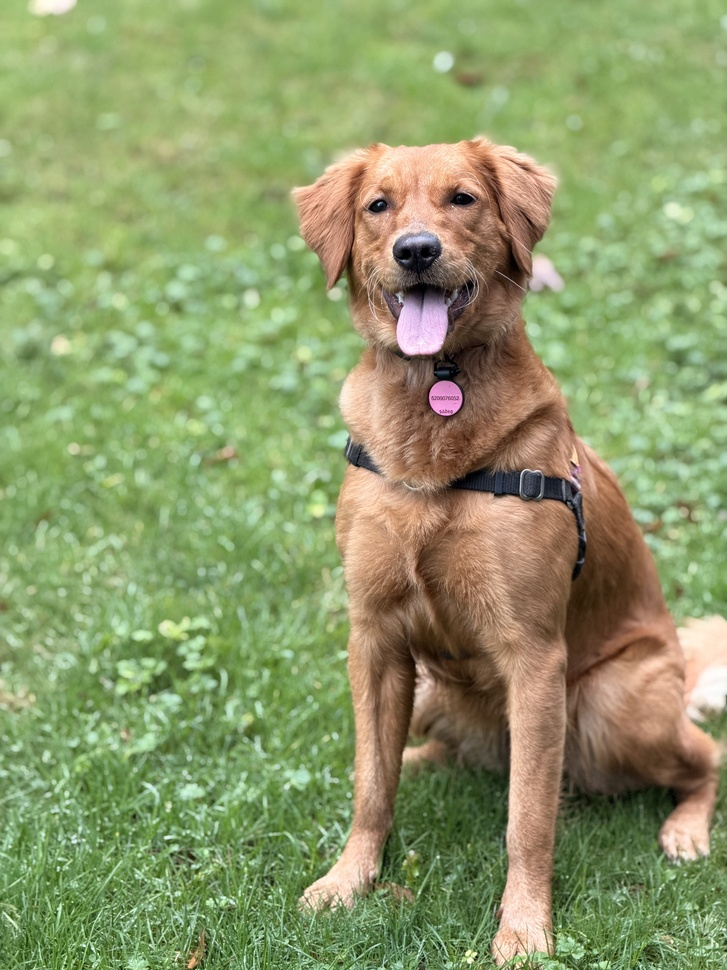
#> input picture .agents/skills/last30days/assets/dog-original.jpeg, 727 x 970 px, shrunk from 4284 x 5712 before the run
$ python -i color_separator_old.py   (imports and definitions only)
#> lines starting #> are read from the running program, lines starting #| are printed output that depends on the picture; after the words box and inside, x2 and y2 are one past the last pixel; in counts of white or black regions, pixels touching at a corner belong together
#> further down, picture is the input picture: shape (970, 727, 3); mean B, G, R 105.4, 153.7, 141.6
### python/core/pantone_library.py
import json
import os
from typing import Dict, Tuple, List
import numpy as np


class PantoneColor:
    """Represents a single Pantone color with its RGB values and metadata"""

    def __init__(self, name: str, rgb: Tuple[int, int, int], hex_code: str = None):
        self.name = name
        self.rgb = rgb
        self.hex_code = hex_code or f"#{rgb[0]:02x}{rgb[1]:02x}{rgb[2]:02x}"

    # [6 lines left out: function to_dict, not called in this run]

    def distance_to(self, other_rgb: Tuple[int, int, int]) -> float:
        """Calculate Euclidean distance in RGB space"""
        return np.sqrt(sum((a - b) ** 2 for a, b in zip(self.rgb, other_rgb)))


class PantoneLibrary:
    """Pantone color library for spot color matching"""

    def __init__(self):
        self.colors: Dict[str, PantoneColor] = {}
        self._load_pantone_colors()

    def _load_pantone_colors(self):
        """Load common Pantone colors used in screen printing"""
        # Core Pantone colors for textile/screen printing
        pantone_data = {
            # Process Colors (CMYK equivalents)
            'PMS 185 C': (0, 51, 160),      # Reflex Blue
            'PMS 186 C': (0, 94, 184),      # Process Blue
            'PMS 281 C': (0, 136, 206),     # Classic Blue
            'PMS 292 C': (0, 169, 224),     # Sky Blue
            'PMS 551 C': (0, 91, 150),      # Navy Blue
            'PMS 7454 C': (143, 211, 255),  # Light Blue

            # Reds and Warm Colors
            'PMS 185 C': (237, 28, 36),     # Red 032
            'PMS 186 C': (211, 33, 45),     # Fire Engine Red
            'PMS 200 C': (228, 0, 43),      # Bright Red
            'PMS 201 C': (255, 69, 0),      # Orange
            'PMS 165 C': (255, 102, 0),     # Bright Orange
            'PMS 021 C': (255, 153, 0),     # Golden Yellow

            # Yellows and Greens
            'PMS 123 C': (255, 209, 0),     # Process Yellow
            'PMS 398 C': (181, 211, 52),    # Lime Green
            'PMS 348 C': (0, 166, 81),      # Kelly Green
            'PMS 349 C': (0, 128, 55),      # Dark Green
            'PMS 555 C': (0, 106, 68),      # Forest Green

            # Purples and Pinks
            'PMS 259 C': (140, 30, 110),    # Purple
            'PMS 260 C': (102, 45, 145),    # Violet
            'PMS 261 C': (67, 60, 139),     # Dark Purple
            'PMS 242 C': (226, 0, 122),     # Hot Pink
            'PMS 238 C': (255, 102, 153),   # Pink

            # Neutrals and Special Colors
            'PMS Black C': (0, 0, 0),       # Black
            'PMS White': (255, 255, 255),   # White
            'PMS 877 C': (128, 128, 128),   # Gray
            'PMS 430 C': (112, 72, 42),     # Brown
            'PMS 465 C': (166, 125, 80),    # Tan
            'PMS 7494 C': (184, 178, 153),  # Warm Gray

            # Metallic Colors (simulated)
            'PMS 871 C': (143, 141, 141),   # Silver
            'PMS 876 C': (165, 165, 165),   # Light Silver
            'PMS 872 C': (96, 96, 96),      # Dark Silver
            'PMS 874 C': (197, 179, 88),    # Gold
            'PMS 875 C': (158, 145, 47),    # Dark Gold
        }

        for name, rgb in pantone_data.items():
            self.colors[name] = PantoneColor(name, rgb)

    # [24 lines left out: function find_nearest_pantone, not called in this run]

    def find_nearest_pantone(self, rgb: Tuple[int, int, int]) -> PantoneColor:
        """Find the nearest Pantone color to the given RGB value"""
        nearest_color = None
        min_distance = float('inf')

        for color in self.colors.values():
            distance = color.distance_to(rgb)
            if distance < min_distance:
                min_distance = distance
                nearest_color = color

        return nearest_color

    # [7 lines left out: function find_nearest_colors, not called in this run]

    def get_color_by_name(self, name: str) -> PantoneColor:
        """Get a Pantone color by name"""
        return self.colors.get(name)

    def get_all_colors(self) -> Dict[str, PantoneColor]:
        """Get all Pantone colors"""
        return self.colors.copy()

    # [18 lines left out: functions save_to_json, load_from_json, not called in this run]

### python/core/color_separator_old.py
"""
color_separator.py — Color Separation using K-Means Clustering
Virtual Design Silk Screen Studio
Replaces the empty placeholder that was returning []
"""

import cv2
import numpy as np
from typing import Dict, List, Tuple
import logging

logger = logging.getLogger(__name__)


class ColorSeparator:
    """
    فصل ألوان الصورة إلى طبقات مستقلة باستخدام K-Means Clustering.
    يستخدم KMEANS_PP_CENTERS لنتائج أفضل من RANDOM_CENTERS.
    """

    # [92 lines left out: function auto_detect_color_count, not called in this run]

    def separate(
        self,
        image: np.ndarray,
        num_colors: int = 4,
        attempts: int = 10,
        max_iter: int = 100,
        epsilon: float = 0.2,
        white_threshold: int = 240,
        remove_white_bg: bool = True,
        use_lab: bool = True,
        auto_detect: bool = False,
    ) -> Dict:
        """
        فصل الصورة إلى num_colors طبقة (محسّن للـ LAB color space).

        Args:
            image: BGR numpy array
            num_colors: عدد الألوان المطلوب (1-10)
            attempts: عدد محاولات K-Means
            max_iter: أقصى عدد تكرارات للتقارب
            epsilon: دقة التقارب
            white_threshold: قيمة البيكسل اللي تعلاه يُعتبَر أبيض
            remove_white_bg: إزالة الخلفية البيضاء من الحسابات
            use_lab: استخدام LAB color space (أفضل للطباعة)

        Returns:
            Dict يحتوي على البيانات المطلوبة
        """
#> called with num_colors = 4, attempts = 10, max_iter = 100, epsilon = 0.2, white_threshold = 240, remove_white_bg = True, use_lab = True, auto_detect = False
        if auto_detect:
            num_colors = self.auto_detect_color_count(image, white_threshold=white_threshold)

        # Special case: single color — use adaptive threshold instead of K-means
        if num_colors == 1:
            logger.info(f"[ColorSeparator] Single color mode: using adaptive threshold (no K-means)")
            gray = cv2.cvtColor(image, cv2.COLOR_BGR2GRAY)
            # Use Otsu for automatic threshold
            _, binary = cv2.threshold(gray, 0, 255, cv2.THRESH_BINARY_INV + cv2.THRESH_OTSU)

            h, w = gray.shape
            label_map = np.zeros((h, w), dtype=np.int32)
            label_map[binary == 255] = 0  # foreground color index

            # Find dominant color from foreground pixels
            fg_pixels = image[binary == 255]
            if len(fg_pixels) > 0:
                dominant_color = tuple(int(c) for c in np.mean(fg_pixels, axis=0))
            else:
                dominant_color = (0, 0, 0)

            bg_mask = binary == 0

            return {
                'label_map': label_map,
                'colors': [dominant_color],
                'color_names': ['color_01'],
                'image': image,
                'num_colors': 1,
                'bg_mask': bg_mask,
            }

        logger.info(f"[ColorSeparator] Starting: {num_colors} colors, LAB={use_lab}, image={image.shape}")

        # تحويل BGR -> RGB
        img_rgb = cv2.cvtColor(image, cv2.COLOR_BGR2RGB)
        h, w = img_rgb.shape[:2]

        # تحويل إلى LAB للـ clustering الأفضل
        if use_lab:
            img_lab = cv2.cvtColor(image, cv2.COLOR_BGR2LAB)
#> img_lab: shape (970, 727, 3); mean of channels 0, 1, 2 156.3, 115.8, 152.3
            clustering_image = img_lab
        else:
            clustering_image = img_rgb

        # Pre-processing: light GaussianBlur to remove JPEG artifacts
        # This smooths compression noise without affecting real edges
        # Only used for clustering — original image is used for mask generation
        clustering_image = cv2.GaussianBlur(clustering_image, (3, 3), sigmaX=0.8, sigmaY=0.8)
#> clustering_image: shape (970, 727, 3); mean of channels 0, 1, 2 156.3, 115.8, 152.3

        # --- Senior Phase 17: Optional Global Quantization (SKIPPED TO SAVE MEMORY) ---
        # Removing this step because it caused 'bad allocation' (14MB) on some systems.
        # The final K-means separation is sufficient.

        # Smart background detection: Priority to provided white_threshold
        # with fallback to "Corner Modal Color" for black/colored backgrounds (Phase 19)
        gray_for_bg = cv2.cvtColor(image, cv2.COLOR_BGR2GRAY)
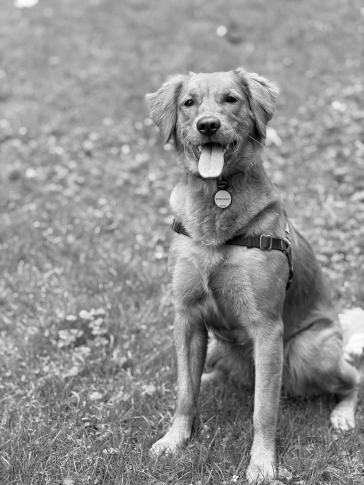
#> gray_for_bg: shape (970, 727) (shown at 1/2 size); min 0, max 254, mean 144.6
        h_img, w_img = gray_for_bg.shape
        corners = [
            gray_for_bg[0, 0], gray_for_bg[0, w_img-1],
            gray_for_bg[h_img-1, 0], gray_for_bg[h_img-1, w_img-1],
            gray_for_bg[h_img//2, 0], gray_for_bg[h_img//2, w_img-1],
            gray_for_bg[0, w_img//2], gray_for_bg[h_img-1, w_img//2]
        ]
#> corners = [172, 160, 138, 130, 128, 135, 172, 95]
        # Convert to list of ints to handle numpy scalars
        corners = [int(c) for c in corners]
        corner_mode = max(set(corners), key=corners.count)
#> corner_mode = 172

        # If the corners are dark (e.g. Black background), we should ignore dark as background
        # instead of white. High-quality Screen Printing separation.
        if corner_mode < 50:
             logger.info(f"[ColorSeparator] Dark background detected (Corner mode: {corner_mode}). Switching to dark-bg removal.")
             bg_mask_2d = gray_for_bg < (corner_mode + 30)
        else:
             # Default: White/Light background removal
             otsu_ret, _ = cv2.threshold(gray_for_bg, 0, 255, cv2.THRESH_BINARY + cv2.THRESH_OTSU)
#> otsu_ret = 128
             auto_bg_thresh = max(int(otsu_ret), 150) if white_threshold == 240 else white_threshold
#> auto_bg_thresh = 150
             logger.info(f"[ColorSeparator] Light background threshold: {auto_bg_thresh}")
             bg_mask_2d = gray_for_bg > auto_bg_thresh
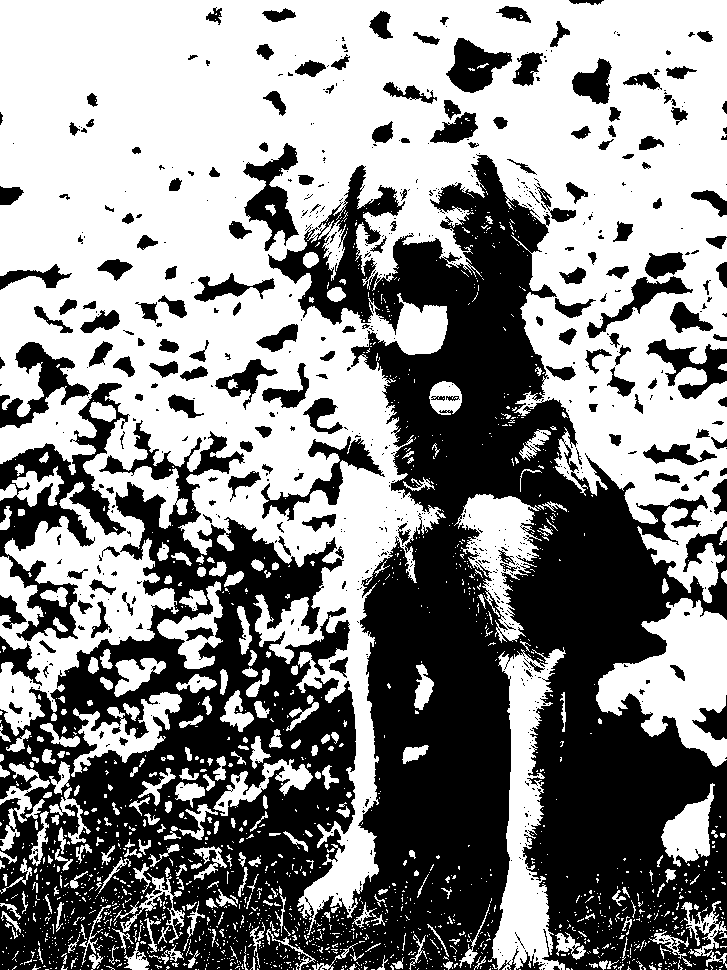
#> bg_mask_2d: shape (970, 727) bool; 54.1% white; 739 black regions (546 under 20 px), largest, box (x1, y1, x2, y2) and area: (0, 154, 727, 970) 267826, (0, 383, 130, 641) 9738, (0, 342, 90, 428) 2660

        foreground_pixels = clustering_image[~bg_mask_2d].reshape(-1, 3)

        # Fallback if too few pixels detected
        if len(foreground_pixels) < 1000:
            bg_mask_2d = gray_for_bg > 200
            foreground_pixels = clustering_image[~bg_mask_2d].reshape(-1, 3)
            logger.info("Fallback: reduced threshold to 200 for better color detection")

        bg_mask = bg_mask_2d

        if len(foreground_pixels) == 0:
            # صورة بيضاء تماماً - ننشئ لون أسود واحد
            logger.warning("No non-white pixels found, creating single black color")
            centers = np.array([[0, 0, 0]], dtype=np.uint8)
            label_map = np.zeros((h, w), dtype=np.int32)
            bg_mask = np.ones((h, w), dtype=bool)
        else:
            # تحسين K-means للصور متعددة الألوان
            max_iter = 200 if num_colors <= 4 else 300
            epsilon = 0.1 if num_colors <= 4 else 0.05
            criteria = (cv2.TERM_CRITERIA_EPS + cv2.TERM_CRITERIA_MAX_ITER, max_iter, epsilon)
            flags = cv2.KMEANS_PP_CENTERS

            attempts = 10 if num_colors <= 4 else 20

            compactness, labels, centers = cv2.kmeans(
                foreground_pixels.astype(np.float32),
                num_colors,
                None,
                criteria,
                10,
                flags
            )
#> compactness = 91049385.4; centers = [[136.1, 139.5, 147.1], [101.2, 121.9, 148.5], [54.82, 131.9, 140.3], [148.8, 105.8, 156.2]]

            centers = np.uint8(centers)
#> centers = [[136, 139, 147], [101, 121, 148], [54, 131, 140], [148, 105, 156]]

        # ════════════════════════════════════════════════════════════
        # CRITICAL FIX (Phase 16/18): Memory-Efficient Label Map Building
        # Using a loop over K instead of broadcasting (NxKx3) to save 200MB+ RAM.
        # ════════════════════════════════════════════════════════════
        centers_np = centers.astype(np.float32)  # shape: (K, 3)
#> centers_np has the same summary as centers
        all_pixels = clustering_image.reshape(-1, 3).astype(np.float32)

        # Calculate distances to each center one by one to avoid OOM
        min_dists = np.full(all_pixels.shape[0], float('inf'), dtype=np.float32)
        label_map_flat = np.zeros(all_pixels.shape[0], dtype=np.int32)

        for k in range(len(centers_np)):
            # Squared distance to center k
            dist_sq = np.sum((all_pixels - centers_np[k])**2, axis=1)
            f_mask = dist_sq < min_dists
            min_dists[f_mask] = dist_sq[f_mask]
            label_map_flat[f_mask] = k
#> this loop made 4 passes

        label_map = label_map_flat.reshape(h, w)
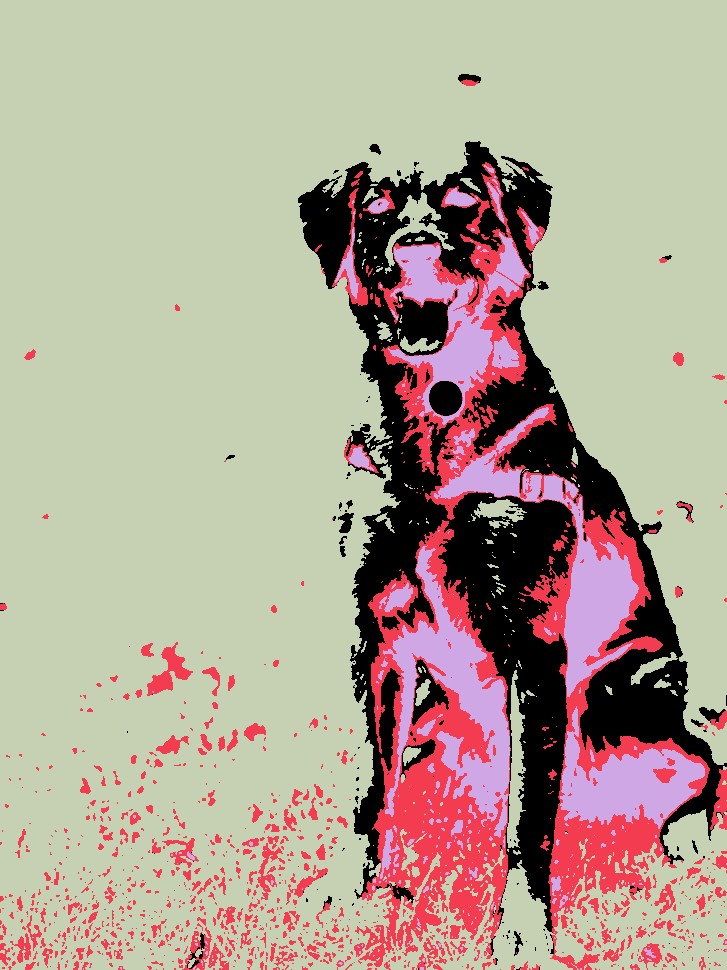
#> label_map: shape (970, 727) int32; 4 distinct labels, from 0 to 3; one colour per label, 0 black

        # --- Senior Phase 25: Handling 'Holes' in letters (Sub-label Refinement) ---
        # No change needed here, we just ensure centers are distinct.
        # ════════════════════════════════════════════════════════════

        # ترتيب من الأغمق للأفتح
        # Fix: Convert LAB->RGB first if using LAB color space
        if use_lab:
            centers_for_brightness = np.array([
                cv2.cvtColor(c.astype(np.uint8).reshape(1, 1, 3), cv2.COLOR_LAB2RGB)[0][0]
                for c in centers
            ])
#> centers_for_brightness = [[157, 120, 95], [94, 96, 60], [61, 49, 33], [115, 149, 89]]
        else:
            centers_for_brightness = centers

        brightness = [int(np.mean(cv2.cvtColor(c.astype(np.uint8).reshape(1, 1, 3), cv2.COLOR_RGB2GRAY))) for c in centers_for_brightness]
#> brightness = [128, 91, 51, 132]
        sorted_indices = np.argsort(brightness)
#> sorted_indices = [2, 1, 0, 3]
        centers = centers[sorted_indices]
#> centers = [[54, 131, 140], [101, 121, 148], [136, 139, 147], [148, 105, 156]]

        # Remap label_map to match sorted centers
        new_label_map = np.full_like(label_map, -1)
        for new_idx, old_idx in enumerate(sorted_indices):
            new_label_map[label_map == old_idx] = new_idx
#> this loop made 4 passes
#> old_idx on passes 1 to 4: 2, 1, 0, 3
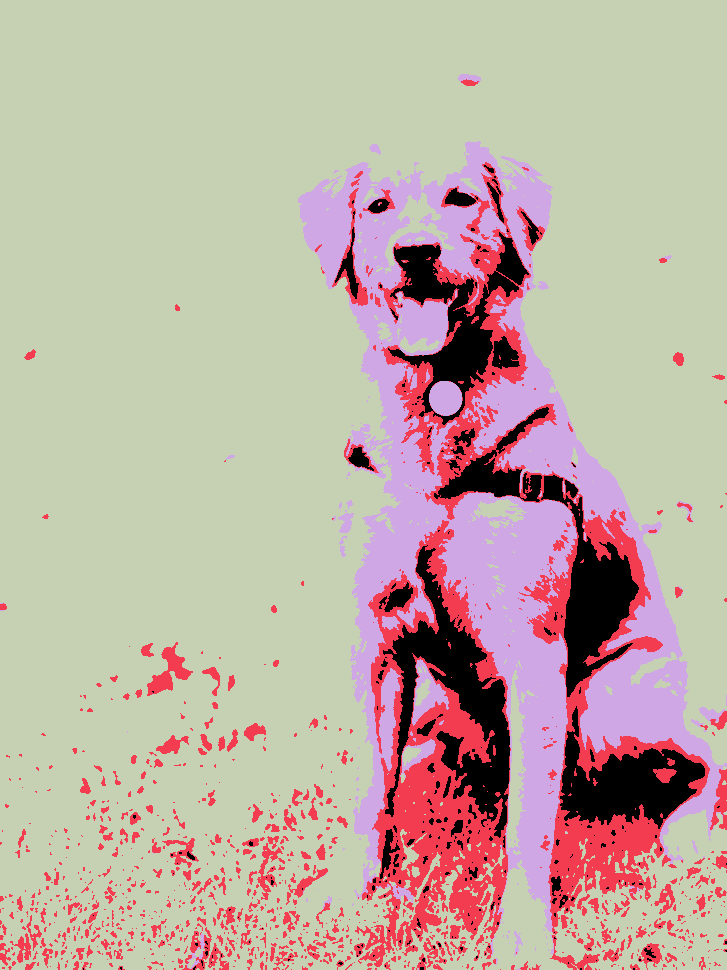
#> new_label_map: shape (970, 727) int32; 4 distinct labels, from 0 to 3; one colour per label, 0 black
        label_map = new_label_map

        # تحديد الخلفية
        if bg_mask is not None:
            label_map[bg_mask] = -1
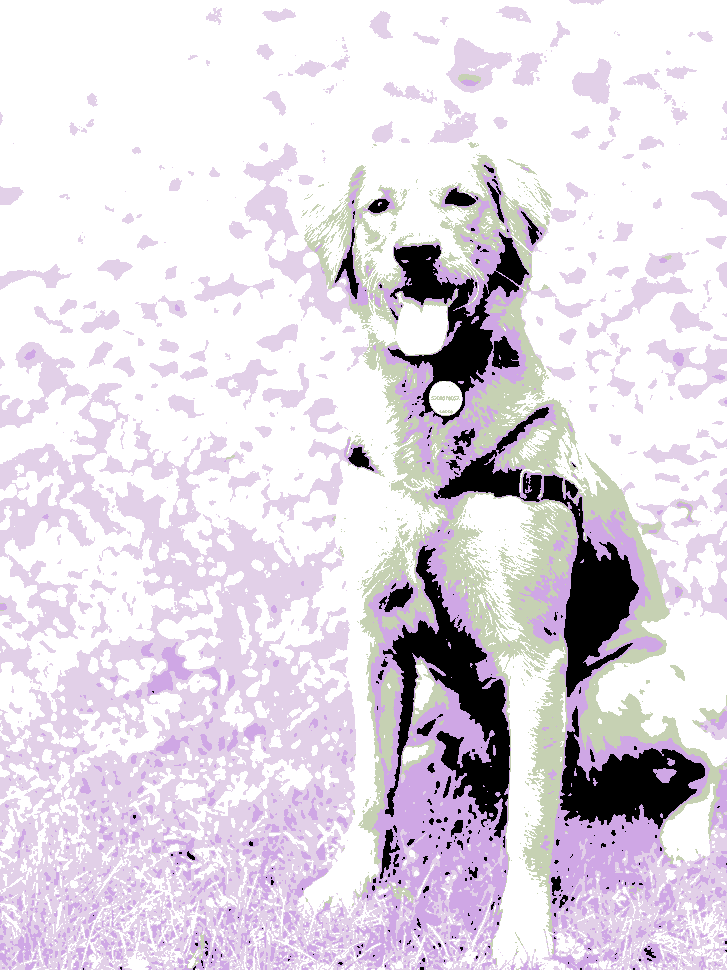
#> label_map: shape (970, 727) int32; 5 distinct labels, from -1 to 3; one colour per label, 0 black, -1 white

        colors = [tuple(int(c) for c in center) for center in centers]
#> colors = [(54, 131, 140), (101, 121, 148), (136, 139, 147), (148, 105, 156)]
        # Convert back to RGB for output if we used LAB
        if use_lab:
            colors_rgb = []
            for c in centers:
                rgb = cv2.cvtColor(np.uint8([[c]]), cv2.COLOR_LAB2RGB)[0][0]
                colors_rgb.append(tuple(int(x) for x in rgb))
#> this loop made 4 passes
#> (c, rgb) on passes 1 to 4: ([54, 131, 140], [61, 49, 33]), ([101, 121, 148], [94, 96, 60]), ([136, 139, 147], [157, 120, 95]), ([148, 105, 156], [115, 149, 89])
#> after the loop, colors_rgb = [(61, 49, 33), (94, 96, 60), (157, 120, 95), (115, 149, 89)]
            colors = colors_rgb
#> colors has the same summary as colors_rgb

        # Match each color to nearest Pantone for descriptive names
        color_names = []
        try:
            from core.pantone_library import PantoneLibrary
            pantone_lib = PantoneLibrary()
            for color in colors:
                match = pantone_lib.find_nearest_pantone(color)
                color_names.append(match.name)
#> this loop made 4 passes
#> after the loop, color_names = ['PMS 430 C', 'PMS 430 C', 'PMS 465 C', 'PMS 877 C']
        except Exception:
            # Fallback to generic names if Pantone library unavailable
            color_names = [f"color_{i+1:02d}" for i in range(num_colors)]

        logger.info(f"[ColorSeparator] Done. Colors: {[self.get_color_hex(c) for c in colors]}")

        return {
            "colors": colors,
            "color_names": color_names,
            "label_map": label_map,
            "image": image,
            "num_colors": num_colors,
            "bg_mask": bg_mask,
        }

    def get_color_hex(self, rgb: Tuple) -> str:
        """تحويل RGB tuple لـ HEX string"""
        return f"#{rgb[0]:02X}{rgb[1]:02X}{rgb[2]:02X}"

    # [28 lines left out: function get_color_info, not called in this run]

>>> import cv2
>>> picture = cv2.imread('../../.agents/skills/last30days/assets/dog-original.jpeg')
>>> result = ColorSeparator().separate(picture)
#> result = 6 items
